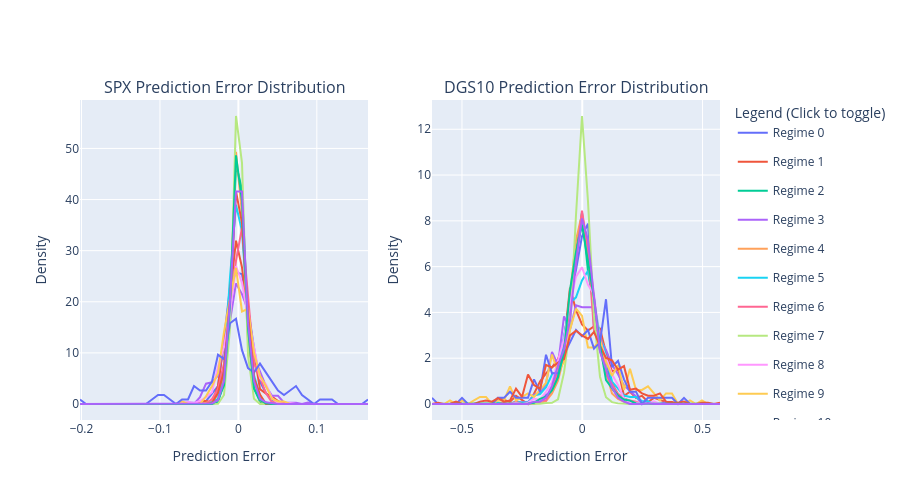

Notebook source saved alongside this figure:
### Markdown cell above
### レジームごとの予測誤差（残差）の分布比較
各レジームにおけるARIMAモデルの予測誤差（実際の値 - 予測値）の分布を、**度数分布多角形（Frequency Polygon）**で比較します。
横軸に予測誤差、縦軸に密度（Density）を配置することで、レジームのばらつき（ボラティリティの大きさ）や分布の偏りを、凡例のクリックで直感的に表示・非表示を切り替えながら比較できます。

### Code cell
# レジームごとの分布可視化 (Plotly)
fig = make_subplots(rows=1, cols=2, subplot_titles=("SPX Prediction Error Distribution", "DGS10 Prediction Error Distribution"))
colors = px.colors.qualitative.Plotly

# ビンの幅を全体で統一して計算
spx_min, spx_max = df_features['resid_sp500'].min(), df_features['resid_sp500'].max()
dgs_min, dgs_max = df_features['resid_dgs'].min(), df_features['resid_dgs'].max()
spx_bins = np.linspace(spx_min, spx_max, 50)
dgs_bins = np.linspace(dgs_min, dgs_max, 50)
spx_bin_centers = (spx_bins[:-1] + spx_bins[1:]) / 2
dgs_bin_centers = (dgs_bins[:-1] + dgs_bins[1:]) / 2

for i in range(N_REGIMES):
    mask = df_features['Regime'] == i
    data_spx = df_features.loc[mask, 'resid_sp500'].dropna()
    data_dgs = df_features.loc[mask, 'resid_dgs'].dropna()
    
    # SPX Frequency Polygon
    if len(data_spx) > 1:
        hist_spx, _ = np.histogram(data_spx, bins=spx_bins, density=True)
        fig.add_trace(go.Scatter(
            x=spx_bin_centers, y=hist_spx, mode='lines',
            name=f'Regime {i}', line=dict(color=colors[i % len(colors)], width=2),
            legendgroup=f'Regime {i}', showlegend=True
        ), row=1, col=1)
    
    # DGS10 Frequency Polygon
    if len(data_dgs) > 1:
        hist_dgs, _ = np.histogram(data_dgs, bins=dgs_bins, density=True)
        fig.add_trace(go.Scatter(
            x=dgs_bin_centers, y=hist_dgs, mode='lines',
            name=f'Regime {i}', line=dict(color=colors[i % len(colors)], width=2),
            legendgroup=f'Regime {i}', showlegend=False
        ), row=1, col=2)

fig.update_layout(
    height=500,
    legend_title='Legend (Click to toggle)'
)
fig.update_xaxes(title_text="Prediction Error", row=1, col=1)
fig.update_yaxes(title_text="Density", row=1, col=1)
fig.update_xaxes(title_text="Prediction Error", row=1, col=2)
fig.update_yaxes(title_text="Density", row=1, col=2)
fig.show()
